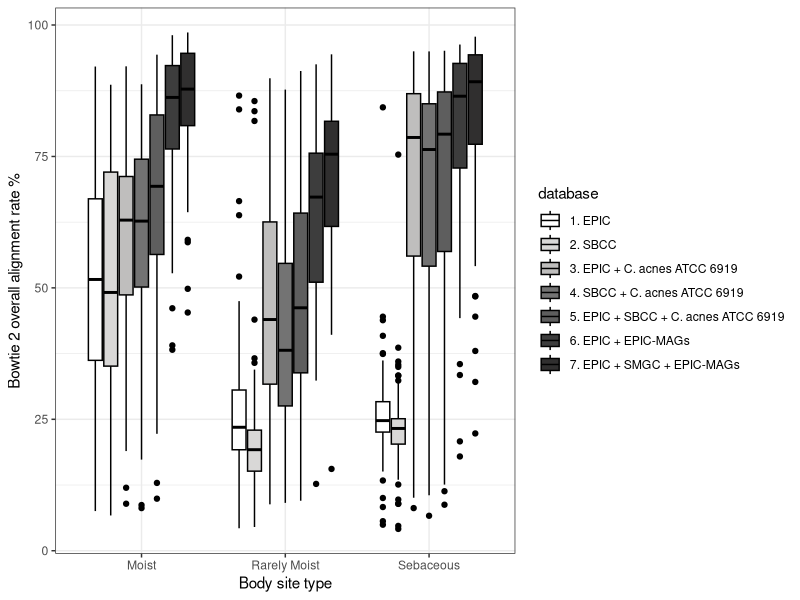

Recreate this plot in R.
library(ggplot2)

dat <- read.table("Metagenome_Mapping_Stats.txt", header=T, sep='\t')

# metagenome      body_site       body_site_type  database        value

png("Bowtie2_Metagenome_to_Isolate_Genomes.png", res=600, units='in', height=3.5, width=7)
ggplot(dat, aes(x=body_site_type, y=value, fill=database)) + geom_boxplot(color='black') + theme_bw() + scale_fill_manual(values=c('#FFFFFF', '#d9d8d7', '#bfbebd', '#737373', '#5e5e5e', '#3d3d3d', '#302f2f')) + xlab("Body site type") + ylab("Bowtie 2 overall alignment rate %")
dev.off()
